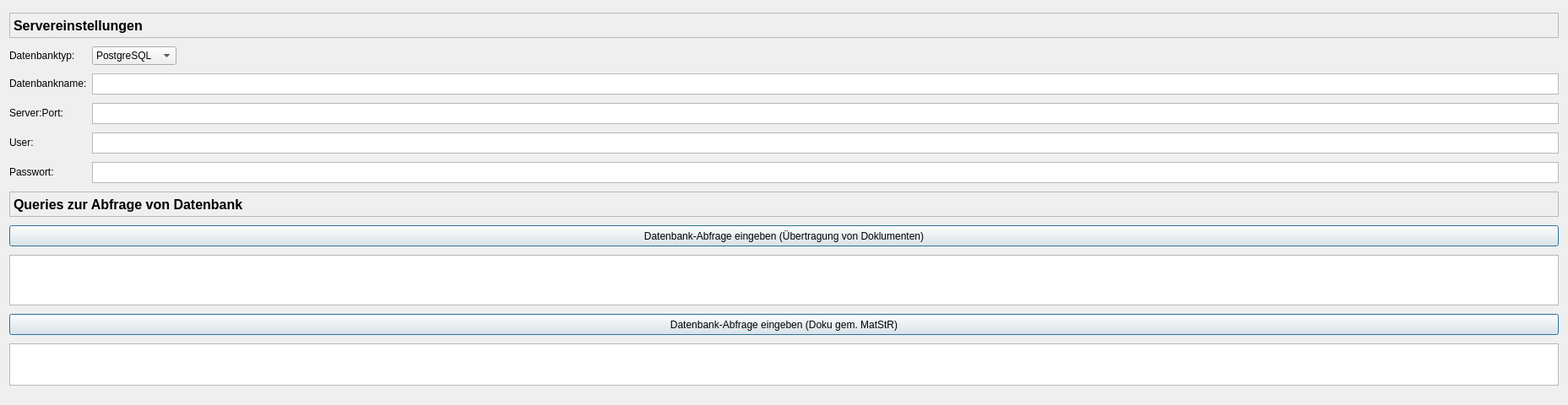
        <widget class="QWidget" name="scrollAreaWidgetContents_2">
         <property name="geometry">
          <rect>
           <x>0</x>
           <y>0</y>
           <width>1857</width>
           <height>480</height>
          </rect>
         </property>
         <layout class="QGridLayout" name="gridLayout_9">
          <item row="0" column="0">
           <layout class="QFormLayout" name="formLayout">
            <item row="0" column="0" colspan="2">
             <widget class="QLabel" name="server_sttings_headline_label">
              <property name="sizePolicy">
               <sizepolicy hsizetype="Expanding" vsizetype="Expanding">
                <horstretch>0</horstretch>
                <verstretch>0</verstretch>
               </sizepolicy>
              </property>
              <property name="minimumSize">
               <size>
                <width>250</width>
                <height>30</height>
               </size>
              </property>
              <property name="maximumSize">
               <size>
                <width>16777215</width>
                <height>25</height>
               </size>
              </property>
              <property name="sizeIncrement">
               <size>
                <width>5</width>
                <height>0</height>
               </size>
              </property>
              <property name="font">
               <font>
                <pointsize>12</pointsize>
                <bold>true</bold>
               </font>
              </property>
              <property name="frameShape">
               <enum>QFrame::StyledPanel</enum>
              </property>
              <property name="frameShadow">
               <enum>QFrame::Sunken</enum>
              </property>
              <property name="text">
               <string>Servereinstellungen</string>
              </property>
              <property name="textFormat">
               <enum>Qt::AutoText</enum>
              </property>
             </widget>
            </item>
            <item row="1" column="0">
             <widget class="QLabel" name="label">
              <property name="text">
               <string>Datenbanktyp:</string>
              </property>
             </widget>
            </item>
            <item row="1" column="1">
             <widget class="QComboBox" name="db_type">
              <property name="maximumSize">
               <size>
                <width>100</width>
                <height>16777215</height>
               </size>
              </property>
              <item>
               <property name="text">
                <string>PostgreSQL</string>
               </property>
              </item>
              <item>
               <property name="text">
                <string>MySQL</string>
               </property>
              </item>
             </widget>
            </item>
            <item row="2" column="0">
             <widget class="QLabel" name="db_name_label">
              <property name="text">
               <string>Datenbankname:</string>
              </property>
             </widget>
            </item>
            <item row="2" column="1">
             <widget class="QPlainTextEdit" name="db_name">
              <property name="maximumSize">
               <size>
                <width>16777215</width>
                <height>25</height>
               </size>
              </property>
             </widget>
            </item>
            <item row="3" column="0">
             <widget class="QLabel" name="db_server_label">
              <property name="text">
               <string>Server:Port:</string>
              </property>
             </widget>
            </item>
            <item row="3" column="1">
             <widget class="QPlainTextEdit" name="db_server">
              <property name="maximumSize">
               <size>
                <width>16777215</width>
                <height>25</height>
               </size>
              </property>
             </widget>
            </item>
            <item row="4" column="0">
             <widget class="QLabel" name="user_label">
              <property name="text">
               <string>User:</string>
              </property>
             </widget>
            </item>
            <item row="4" column="1">
             <widget class="QPlainTextEdit" name="user">
              <property name="maximumSize">
               <size>
                <width>16777215</width>
                <height>25</height>
               </size>
              </property>
             </widget>
            </item>
            <item row="5" column="0">
             <widget class="QLabel" name="pw_label">
              <property name="text">
               <string>Passwort:</string>
              </property>
             </widget>
            </item>
            <item row="5" column="1">
             <widget class="QPlainTextEdit" name="pw">
              <property name="maximumSize">
               <size>
                <width>16777215</width>
                <height>25</height>
               </size>
              </property>
             </widget>
            </item>
            <item row="6" column="0" colspan="2">
             <widget class="QLabel" name="server_sttings_headline_label_2">
              <property name="sizePolicy">
               <sizepolicy hsizetype="Expanding" vsizetype="Expanding">
                <horstretch>0</horstretch>
                <verstretch>0</verstretch>
               </sizepolicy>
              </property>
              <property name="minimumSize">
               <size>
                <width>250</width>
                <height>30</height>
               </size>
              </property>
              <property name="maximumSize">
               <size>
                <width>16777215</width>
                <height>0</height>
               </size>
              </property>
              <property name="sizeIncrement">
               <size>
                <width>5</width>
                <height>0</height>
               </size>
              </property>
              <property name="font">
               <font>
                <pointsize>12</pointsize>
                <bold>true</bold>
               </font>
              </property>
              <property name="frameShape">
               <enum>QFrame::StyledPanel</enum>
              </property>
              <property name="frameShadow">
               <enum>QFrame::Sunken</enum>
              </property>
              <property name="text">
               <string>Queries zur Abfrage von Datenbank</string>
              </property>
              <property name="textFormat">
               <enum>Qt::AutoText</enum>
              </property>
             </widget>
            </item>
            <item row="7" column="0" colspan="2">
             <widget class="QPushButton" name="sql_query_btn">
              <property name="minimumSize">
               <size>
                <width>0</width>
                <height>25</height>
               </size>
              </property>
              <property name="text">
               <string>Datenbank-Abfrage eingeben (Übertragung von Doklumenten)</string>
              </property>
              <property name="default">
               <bool>true</bool>
              </property>
             </widget>
            </item>
            <item row="8" column="0" colspan="2">
             <widget class="QPlainTextEdit" name="query_input">
              <property name="enabled">
               <bool>true</bool>
              </property>
              <property name="sizePolicy">
               <sizepolicy hsizetype="Expanding" vsizetype="Minimum">
                <horstretch>0</horstretch>
                <verstretch>0</verstretch>
               </sizepolicy>
              </property>
              <property name="minimumSize">
               <size>
                <width>0</width>
                <height>10</height>
               </size>
              </property>
              <property name="maximumSize">
               <size>
                <width>16777215</width>
                <height>60</height>
               </size>
              </property>
              <property name="sizeIncrement">
               <size>
                <width>0</width>
                <height>500</height>
               </size>
              </property>
              <property name="autoFillBackground">
               <bool>true</bool>
              </property>
              <property name="frameShadow">
               <enum>QFrame::Raised</enum>
              </property>
              <property name="tabChangesFocus">
               <bool>false</bool>
              </property>
              <property name="undoRedoEnabled">
               <bool>true</bool>
              </property>
              <property name="plainText">
               <string/>
              </property>
              <property name="textInteractionFlags">
               <set>Qt::TextEditorInteraction</set>
              </property>
             </widget>
            </item>
            <item row="9" column="0" colspan="2">
             <widget class="QPushButton" name="sql_query_2_btn">
              <property name="minimumSize">
               <size>
                <width>0</width>
                <height>25</height>
               </size>
              </property>
              <property name="text">
               <string>Datenbank-Abfrage eingeben (Doku gem. MatStR)</string>
              </property>
              <property name="default">
               <bool>true</bool>
              </property>
             </widget>
            </item>
            <item row="10" column="0" colspan="2">
             <widget class="QPlainTextEdit" name="query_2_input">
              <property name="enabled">
               <bool>true</bool>
              </property>
              <property name="minimumSize">
               <size>
                <width>0</width>
                <height>40</height>
               </size>
              </property>
              <property name="maximumSize">
               <size>
                <width>16777215</width>
                <height>50</height>
               </size>
              </property>
              <property name="sizeIncrement">
               <size>
                <width>0</width>
                <height>500</height>
               </size>
              </property>
              <property name="autoFillBackground">
               <bool>true</bool>
              </property>
              <property name="frameShadow">
               <enum>QFrame::Raised</enum>
              </property>
              <property name="tabChangesFocus">
               <bool>false</bool>
              </property>
              <property name="undoRedoEnabled">
               <bool>true</bool>
              </property>
              <property name="plainText">
               <string/>
              </property>
              <property name="textInteractionFlags">
               <set>Qt::TextEditorInteraction</set>
              </property>
             </widget>
            </item>
           </layout>
          </item>
         </layout>
        </widget>
